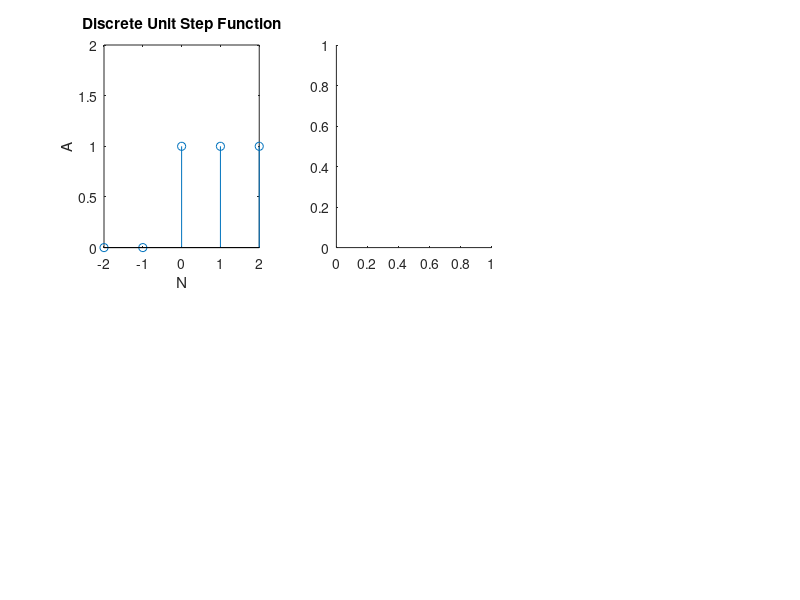

Source code (MATLAB): (Note: this script raises an error after producing the figure.)
subplot(2,3,1)                                                                                                                                                                                                                                                    
t1 = [-4:4];
x1 = 1*(t1>=0)+0*(t1<0);
stem(t1,x1)
xlim([-2,2]); 
ylim([0,2]);
xlabel('N');
ylabel('A');
title('Discrete Unit Step Function')

subplot(2,3,2)
t2 = [-5:5];
x2 = t2.*(t2>=0)+0*(t2<0);
stem3(t2,x2)
xlim([-2,5]);
ylim([0,4]);
xlabel('N');
title('Discrete Unit Ramp Function')

subplot(2,3,3)
t3 = [-6:6];
f = 200;
x3 = 3*sin(2*3.13*200*t3);
stem(t3,x3)
ylim([-4,4]);
xlabel('t');
title('Discrete sinusoidal Function');

subplot(2,3,4)
t4 = [-4:4];
a = 0.5;
x4 = exp(-a*t4);
stem(t4,x4)
xlabel('t');
title('Discrete Exponential Function');

subplot(2,3,5)
t5 = [-2:2];
x5 = 1*(t5<(1/2)& t5>(-1/2))+0*(t5>(1/2)&t5<(-1/2))+(1/2)*(t5==(1/2));
stem3(t5,x5)
xlabel('t');
title('Discrete Rect Function');

subplot(2,3,6)
t6 = [-20:20];
x6 = sinc(t6);
stem3(t6,x6)
xlabel('t');
title('Discrete Sinc Function');

suptitle({'Elemetary Continuous Time Signals ', 'Name:- Anshumali Karna Batch:- B9 Roll No:- 20103291'})